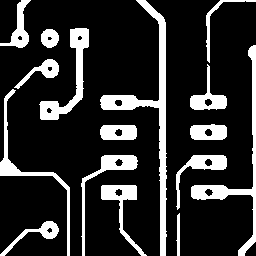
#> input picture images/circuit.bmp, 256 x 256 px
$ python 25_morphology.py
#> lines starting #> are read from the running program, lines starting #| are printed output that depends on the picture; after the words box and inside, x2 and y2 are one past the last pixel; in counts of white or black regions, pixels touching at a corner belong together
import cv2
import numpy as np

# 모폴로지 연산
# 영상 처리에서 형태(Shape) 기반으로 이미지를 다루는 기법
# 특히 이진 영상, 흑백 영상에서 물체의 외곽선 크기, 형태를 변경하거나 분석하는데 사용

# 팽창
# 밝은 영역을 넓히는 연산
# 흰색 물체가 커짐, 구멍이 매워짐
# 얇은 부분이 굵어짐

# 침식
# 밝은 영역을 줄이는 연산
# 흰색 물체가 작아짐
# 가느다란 연결부가 끊어짐, 노이즈가 제거됨

#열림
#침식 후 팽창: 작은 노이즈를 제거한 후 얇은 부분이 굵어짐

# 닫힘
#팽창 후 침식: 구멍이 메움

img = cv2.imread('./images/circuit.bmp', cv2.IMREAD_GRAYSCALE)
#> img: shape (256, 256); 18.2% white; 16 white regions, largest, box (x1, y1, x2, y2) and area: (100, 0, 167, 256) 2418, (191, 45, 256, 256) 1500, (39, 28, 89, 120) 1219
# MORPH_RECT: 사각형, MORPH_ELLIPSE: 타원, MORPH_CROSS: 십자
#gse = cv2.getStructuringElement(cv2.MORPH_RECT, (3, 3))
#gse = cv2.getStructuringElement(cv2.MORPH_RECT, (5, 5))
gse = cv2.getStructuringElement(cv2.MORPH_RECT, (7, 3))
dst1 = cv2.dilate(img, gse)
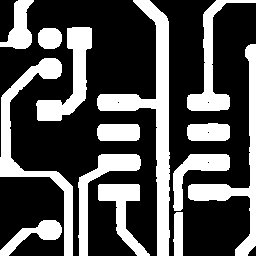
#> dst1: shape (256, 256); 32.3% white; 14 white regions, largest, box (x1, y1, x2, y2) and area: (97, 0, 170, 256) 4242, (0, 58, 73, 256) 2797, (188, 44, 256, 256) 2440
dst2 = cv2.erode(img, gse)
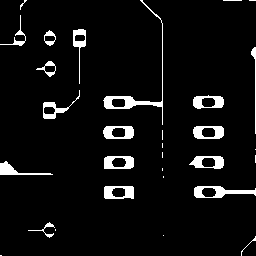
#> dst2: shape (256, 256); 5.8% white; 30 white regions (13 under 20 px), largest, box (x1, y1, x2, y2) and area: (103, 0, 163, 125) 541, (194, 186, 256, 198) 374, (104, 186, 134, 199) 277

cv2.imshow('img', img)
cv2.imshow('dst1', dst1)
cv2.imshow('dst2', dst2)
cv2.waitKey()
